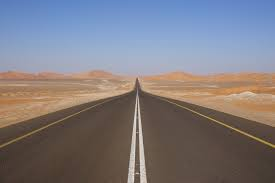
#> input picture OtherModules/LaneDetection/road1.jpg, 275 x 183 px, found by its file name
$ python firstDetector.py
#> lines starting #> are read from the running program, lines starting #| are printed output that depends on the picture; after the words box and inside, x2 and y2 are one past the last pixel; in counts of white or black regions, pixels touching at a corner belong together
import matplotlib.pylab as plt
import cv2
import numpy as np
import tkinter

image = cv2.imread('/home/timothy/Desktop/projectx/LaneDetection/road1.jpg')
#> image is the input picture: shape (183, 275, 3); mean B, G, R 128.5, 122.9, 126.6
image = cv2.cvtColor(image, cv2.COLOR_BGR2RGB)

print(image.shape)
#| (183, 275, 3)
height = image.shape[0]
#> height = 183
width = image.shape[1]
#> width = 275

region_of_interest_vertices = [
    (-200, height),
    (width/2, height/2),
    (width, height)
]
#> region_of_interest_vertices = [(-200, 183), (137.5, 91.5), (275, 183)]


def region_of_interest(img, vertices):
    mask = np.zeros_like(img)
    channel_count = img.shape[2]
#> channel_count = 3
    match_mask_color = (255,) * channel_count
#> match_mask_color = (255, 255, 255)
    cv2.fillPoly(mask, vertices, match_mask_color)
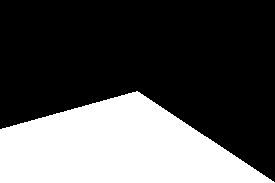
#> mask: shape (183, 275, 3); 32.6% white; 1 white region, box (x1, y1, x2, y2) and area: (0, 91, 275, 183) 16399
    masked_image = cv2.bitwise_and(img, mask)
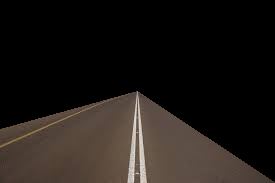
#> masked_image: shape (183, 275, 3); mean R, G, B 30.6, 25.6, 22.1
    return masked_image


cropped_image = region_of_interest(image,
                                   np.array([region_of_interest_vertices], np.int32),)

plt.imshow(cropped_image)
plt.show()

$ run again, with OtherModules/LaneDetection/firxx.jpg copied over OtherModules/LaneDetection/road1.jpg
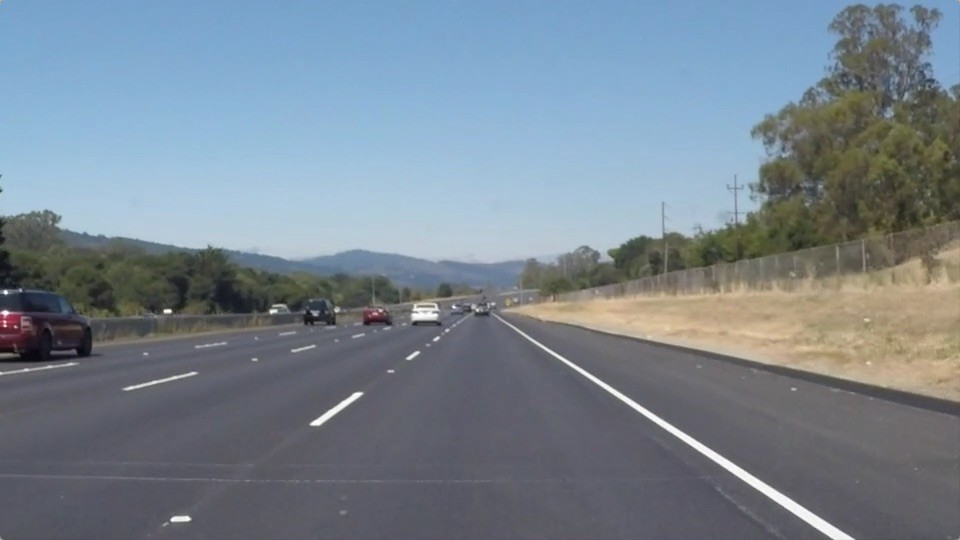
#> input picture OtherModules/LaneDetection/firxx.jpg, 960 x 540 px, found by its file name
#> image is the input picture: shape (540, 960, 3); mean B, G, R 143.7, 132.5, 120.3
#| (540, 960, 3)
#> in region_of_interest, `cv2.fillPoly(mask, vertices, match_mask_color)`:
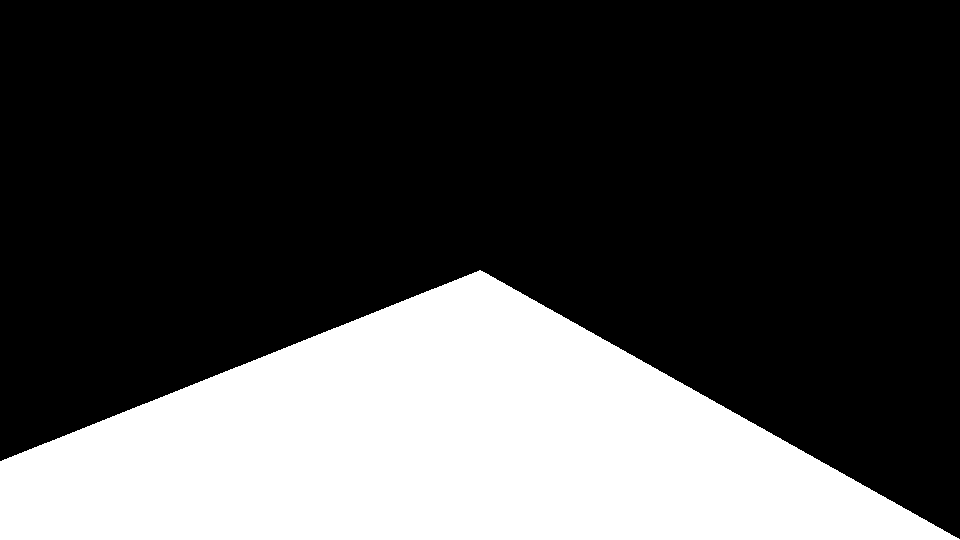
#> mask: shape (540, 960, 3); 28.7% white; 1 white region, box (x1, y1, x2, y2) and area: (0, 270, 960, 540) 148704
#> in region_of_interest, `masked_image = cv2.bitwise_and(img, mask)`:
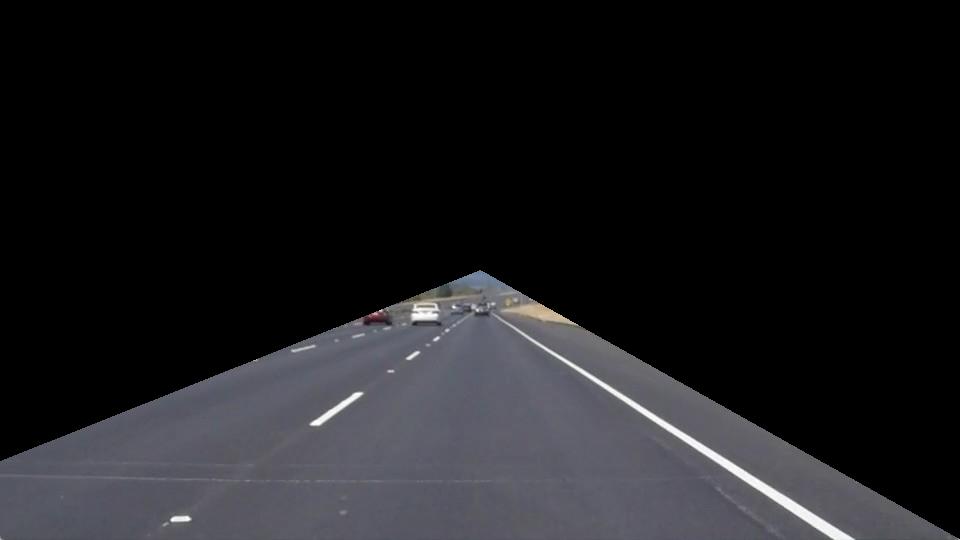
#> masked_image: shape (540, 960, 3); mean R, G, B 28, 28, 30.7

$ run again, with OtherModules/LaneDetection/road2.jpeg copied over OtherModules/LaneDetection/road1.jpg
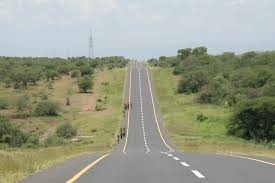
#> input picture OtherModules/LaneDetection/road2.jpeg, 275 x 183 px, found by its file name
#> image is the input picture: shape (183, 275, 3); mean B, G, R 137.5, 156.3, 152.3
#| (183, 275, 3)
#> mask: shape (183, 275, 3); 32.6% white; 1 white region, box (x1, y1, x2, y2) and area: (0, 91, 275, 183) 16399
#> in region_of_interest, `masked_image = cv2.bitwise_and(img, mask)`:
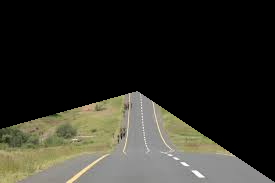
#> masked_image: shape (183, 275, 3); mean R, G, B 48.6, 47.8, 39.8
